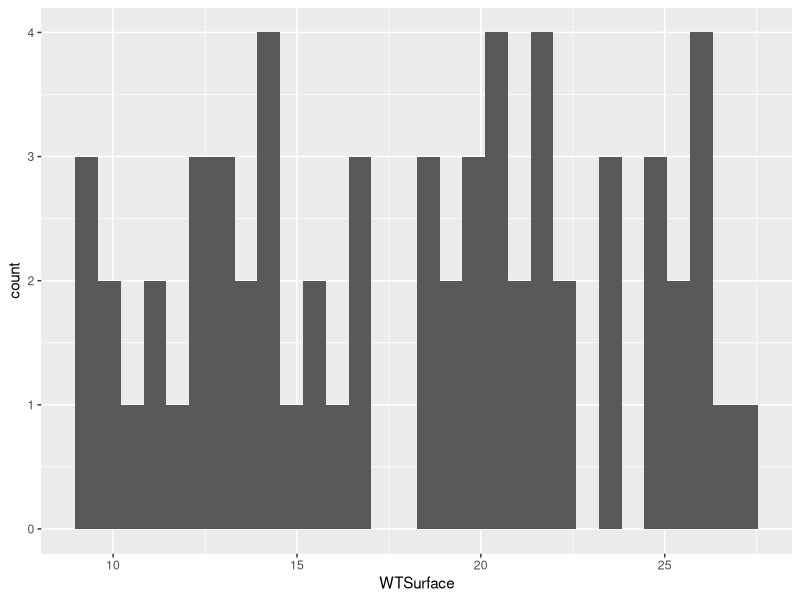
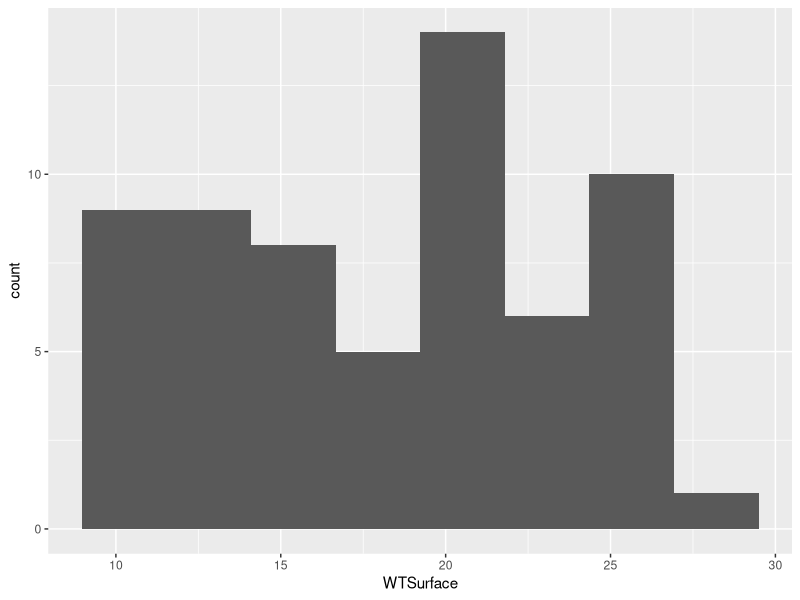
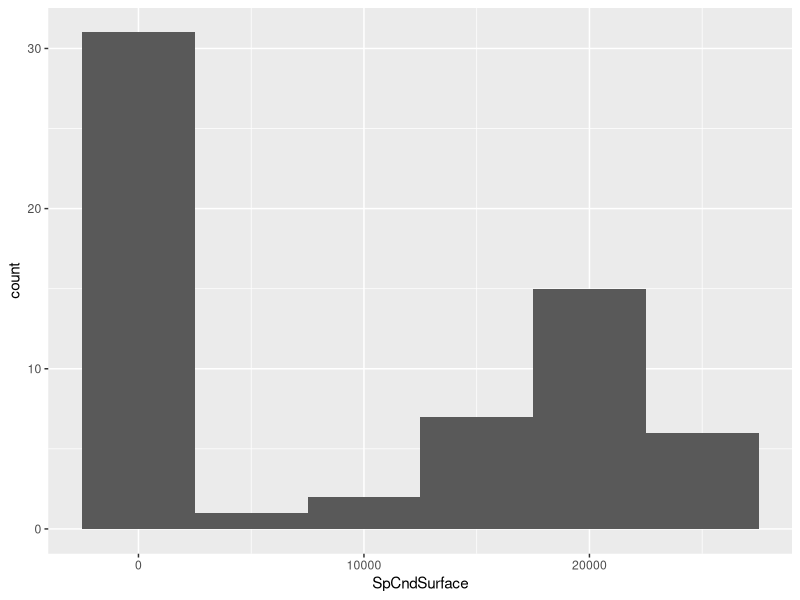
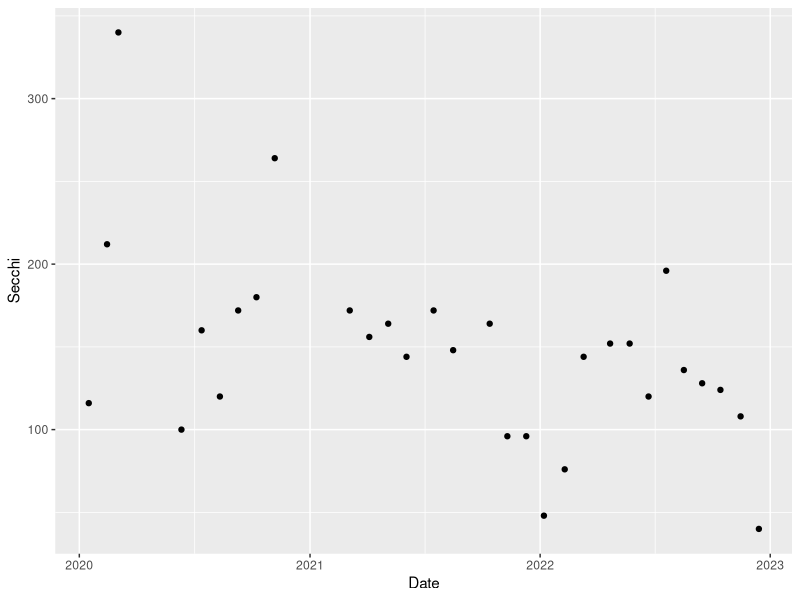
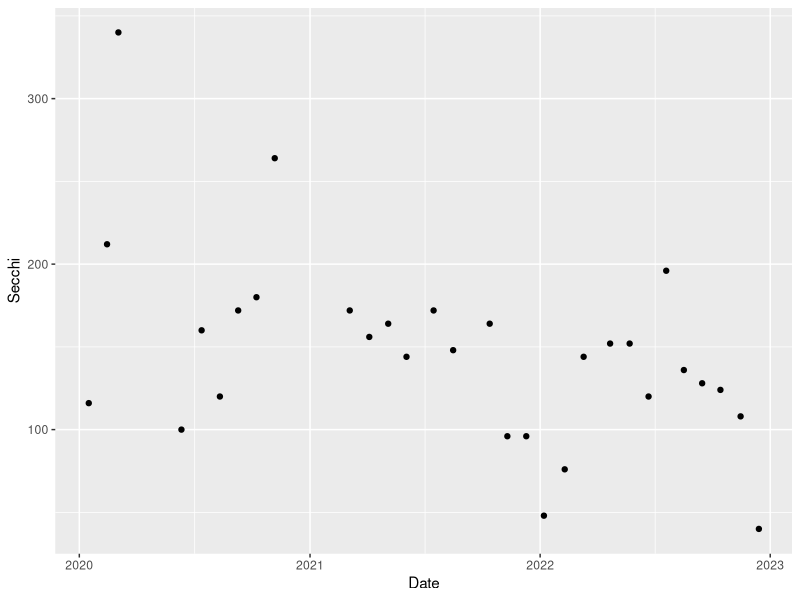
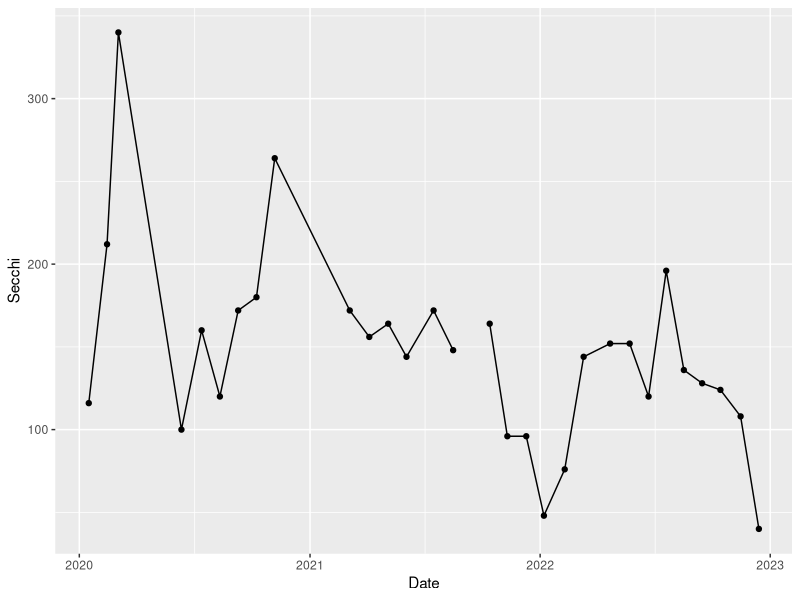
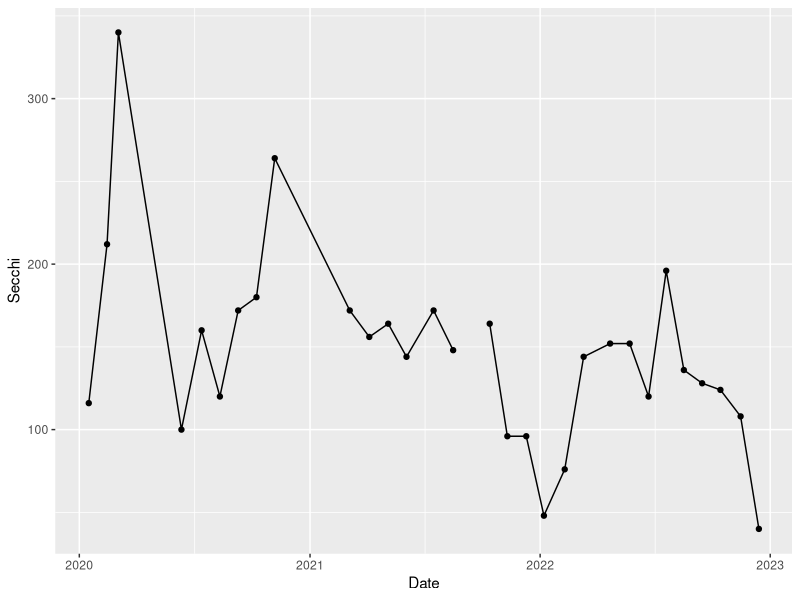
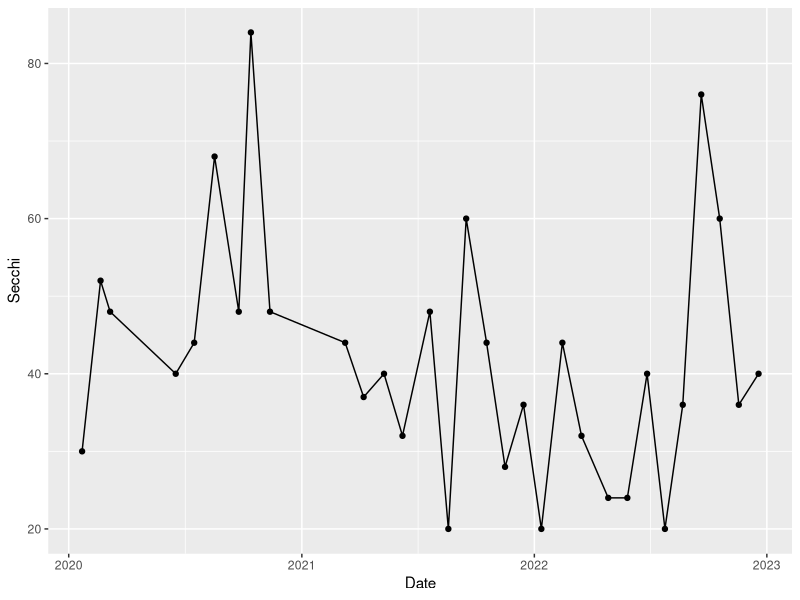

These charts were generated, in order, by the following R code:
## ---- chunk 1
#| include=F

knitr::opts_chunk$set(include=TRUE, message=FALSE, warning=FALSE)
## ---- chunk 2

library(tidyverse) #suite of data science tools
library(here) #setting working directory
library(viridis) #color blind friendly color palettes
library(patchwork) #combining plots into panels

## ---- chunk 3
wqdata <- read_csv( here("data/WQ_P8D7.csv"))

## ---- chunk 4

glimpse(wqdata)

## ---- chunk 5

(plot_hist_temp <- ggplot(data = wqdata, aes(x = WTSurface)) +
  geom_histogram()
)

## ---- chunk 6

(plot_hist_temp_bins <- ggplot(data = wqdata, aes(x = WTSurface)) +
  geom_histogram(bins = 8)
)

## ---- chunk 7
#| code-fold: true

(plot_hist_sc <- ggplot(data = wqdata, aes(x = SpCndSurface)) +
   geom_histogram(bins = 6)
)

## ---- chunk 8

#filter data set to only data for station P8
wqdata_p8 <- wqdata %>% 
  filter(Station == "P8") 

#filter data set to only data for station D7
#we will use this a little later
wqdata_d7 <- wqdata %>% 
  filter(Station == "D7") 

#now plot this subset of the data
(plot_ts_points <- ggplot(data = wqdata_p8, aes(x = Date, y = Secchi)) +
  geom_point()
)

## ---- chunk 9

#you can also do the filtering and plotting all at once if you want
(plot_ts_points2 <- wqdata %>% 
    filter(Station == "P8") %>% 
      ggplot(aes(x = Date, y = Secchi)) +
    geom_point()
)

## ---- chunk 10

#time series plot with connecting lines
(plot_ts_points_lines_p8 <- ggplot(data = wqdata_p8, aes(x = Date, y = Secchi)) +
  geom_point()+
  geom_line())

## ---- chunk 11

(plot_ts_points_lines_p8_2<- plot_ts_points +
  geom_line())

## ---- chunk 12
#| code-fold: true

(plot_ts_points_lines_d7 <- ggplot(data = wqdata_d7, aes(x = Date, y = Secchi)) +
  geom_point()+
  geom_line())

## ---- chunk 13

#time series plot with connecting lines for both stations
(plot_ts_points_lines_two <- ggplot(data = wqdata, aes(x = Date, y = Secchi, group = Station)) +
  geom_point(aes(color = Station))+
  geom_line(aes(color = Station)))

## ---- chunk 14

(plot_scatter <- ggplot(data = wqdata, aes(x = DOC, y = TOC)) +
  geom_point()
)

## ---- chunk 15
(plot_scatter_trend <- plot_scatter +
   geom_smooth(method = lm)
   )

## ---- chunk 16
cor.test(wqdata$DOC,wqdata$TOC)
## ---- chunk 17
#| code-fold: true

(plot_scatter_trend_phyto <- ggplot(data = wqdata, aes(x = Chla, y = Pheophytin)) +
  geom_point()+
  geom_smooth(method = lm)
)

## ---- chunk 18

cor.test(wqdata$Chla,wqdata$Pheophytin)

## ---- chunk 19
#| warning: true

(plot_bw1 <- ggplot(data = wqdata, aes(x = Microcystis, y = WTSurface)) +
   geom_boxplot()
   )

## ---- chunk 20
(plot_bw2 <- ggplot(data = wqdata, aes(x = factor(Microcystis), y = WTSurface)) +
   geom_boxplot()
   )
## ---- chunk 21

(plot_bw_points <- plot_bw2 +
   geom_jitter()
   )

## ---- chunk 22
#| code-fold: true

(plot_bw_turb <- ggplot(data = wqdata, aes(x = factor(Microcystis), y = Secchi)) +
   geom_boxplot() +
   geom_jitter()
   )

## ---- chunk 23

wqdata_means <- wqdata %>% 
  group_by(Microcystis) %>% 
  summarize(temp_mean = mean(WTSurface)
            ,temp_sd = sd(WTSurface)
            ,secchi_mean = mean(Secchi,na.rm = T)
            ,secchi_sd = sd(Secchi,na.rm = T)
            )

(plot_bar <- ggplot(data = wqdata_means, aes(x = factor(Microcystis), y = temp_mean)) +
   geom_bar(stat = 'identity')
   )

## ---- chunk 24
(plot_bar2 <- ggplot(data = wqdata_means) +
    geom_col(aes(x = factor(Microcystis), y = temp_mean))
    )
## ---- chunk 25

(plot_bar_error <- ggplot(data = wqdata_means, aes(x = factor(Microcystis), y = temp_mean)) +
   geom_bar(stat = 'identity')+
     geom_errorbar(aes(ymin = temp_mean-temp_sd, ymax = temp_mean+temp_sd),width = 0.2)
   )


## ---- chunk 26
#| code-fold: true

(plot_bar_error_secchi <- ggplot(data = wqdata_means, aes(x = factor(Microcystis), y = secchi_mean)) +
   geom_bar(stat = 'identity')+
     geom_errorbar(aes(ymin = secchi_mean-secchi_sd, ymax = secchi_mean+secchi_sd),width = 0.2)
   )

## ---- chunk 27

#first we will rearrange the data frame a bit to make plotting easier
wqdata_p8_nutrients <- wqdata_p8 %>% 
  #reduce data set down to just the needed columns
  select(Station, Date, DissAmmonia, DissNitrateNitrite) %>% 
  #convert from wide to long format
  pivot_longer(cols = c(DissAmmonia,DissNitrateNitrite), names_to = "Nutrient", values_to = "Value")

## ---- chunk 28
(plot_bar_stack_abs <- ggplot(data = wqdata_p8_nutrients, aes(x = Date, y = Value, fill = Nutrient)) +
   geom_bar(stat = 'identity')
   )
## ---- chunk 29
(plot_bar_stack_rel <- ggplot(data = wqdata_p8_nutrients, aes(x = Date, y = Value, fill = Nutrient)) +
   geom_bar(stat = "identity", position = "fill")
 )
## ---- chunk 30

wqdata_d7_nutrients <- wqdata_d7 %>% 
  #reduce data set down to just the needed columns
  select(Station, Date, DissAmmonia, DissNitrateNitrite) %>% 
  #convert from wide to long format
  pivot_longer(cols = c(DissAmmonia,DissNitrateNitrite), names_to = "Nutrient", values_to = "Value")

## ---- chunk 31
#| code-fold: true

(plot_bar_stack_rel_d7 <- ggplot(data = wqdata_d7_nutrients, aes(x = Date, y = Value, fill = Nutrient)) +
   geom_bar(stat = "identity", position = "fill")
)
## ---- chunk 32

#faceted time series plot for Dissolved Ammonia
(plot_ts_points_lines_facet <- ggplot(data = wqdata, aes(x = Date, y = Secchi)) +
  geom_point()+
  geom_line())+
  facet_grid(Station~.)

## ---- chunk 33
#| code-fold: true

#time series plot for two analytes
(plot_bar_stack_abs_facet <- ggplot(data = wqdata_p8_nutrients, aes(x = Date, y = Value)) +
   geom_bar(stat = 'identity')+
  facet_grid(Nutrient~.)
)

## ---- chunk 34

#time series plot for two analytes with different y-axis ranges
(plot_bar_stack_abs_facet <- ggplot(data = wqdata_p8_nutrients, aes(x = Date, y = Value)) +
   geom_bar(stat = 'identity')+
  facet_grid(Nutrient~., scales = "free_y")
)

## ---- chunk 35

#two side by side
plot_hist_temp_bins + plot_bar_stack_abs

## ---- chunk 36
#two stacked
plot_hist_temp_bins / plot_bar_stack_abs

## ---- chunk 37
#one large on left and two small stacked on right
plot_hist_temp_bins+(plot_hist_temp_bins / plot_bar_stack_abs)
## ---- chunk 38

#basic time series plot with connecting lines for both stations
(plot_ts_points_lines_two <- ggplot(data = wqdata, aes(x = Date, y = Secchi)) +
  geom_point(aes(color = Station))+
  geom_line(aes(color = Station)))

#different point types for different stations
(plot_ts_points_lines_two_pts <- ggplot(data = wqdata, aes(x = Date, y = Secchi)) +
  geom_point(aes(color = Station, shape = Station))+
  geom_line(aes(color = Station)))

#different line types for different stations
(plot_ts_points_lines_two_pts <- ggplot(data = wqdata, aes(x = Date, y = Secchi)) +
  geom_point(aes(color = Station, shape = Station))+
  geom_line(aes(color = Station, linetype = Station)))

#adjust point sizes and line widths
(plot_ts_points_lines_two_pts <- ggplot(data = wqdata, aes(x = Date, y = Secchi)) +
  geom_point(aes(color = Station, shape = Station), size = 3)+
  geom_line(aes(color = Station, linetype = Station), size = 1.2))


#Customize colors 
(plot_ts_points_lines_two_custom <- ggplot(data = wqdata, aes(x = Date, y = Secchi)) +
  geom_point(aes(color = Station, shape = Station), size = 3)+
  geom_line(aes(color = Station, linetype = Station), size = 1.2)+
  scale_color_manual(values =c("midnightblue","darkorange3"))
)

#Customize point shapes 
(plot_ts_points_lines_two_custom <- ggplot(data = wqdata, aes(x = Date, y = Secchi)) +
  geom_point(aes(color = Station, shape = Station), size = 3)+
  geom_line(aes(color = Station, linetype = Station), size = 1.2)+
  scale_color_manual(values =c("midnightblue","darkorange3")) +
  scale_shape_manual(values = c(15,17))
)


#Customize line types
(plot_ts_points_lines_two_custom <- ggplot(data = wqdata, aes(x = Date, y = Secchi)) +
  geom_point(aes(color = Station, shape = Station), size = 3)+
  geom_line(aes(color = Station, linetype = Station), size = 1.2)+
  scale_color_manual(values =c("midnightblue","darkorange3")) +
  scale_shape_manual(values = c(15,17)) +
  scale_linetype_manual(values = c("dotted","longdash"))
)



## ---- chunk 39

#Use color palette
#our Sechi depth plot isn't a great example so we will go back to our Microcystis scores plot
(plot_bar <- ggplot(data = wqdata_means, aes(x = factor(Microcystis), y = temp_mean, fill = factor(Microcystis))) +
   geom_bar(stat = 'identity')+
   scale_fill_viridis(discrete = T)
   )


## ---- chunk 40
#change background from gray with white grid to white with gray grid
(plot_background_bw <- plot_ts_points_lines_two_custom + 
  theme_bw()
)

(plot_background_classic <- plot_ts_points_lines_two_custom + 
  theme_classic()
)

## ---- chunk 41
(plot_labels <- plot_background_classic +
  labs(x = "Sampling Date"
       , y = "Secchi depth (cm)"
       ,title = "Secchi depth comparison"
       )
)

